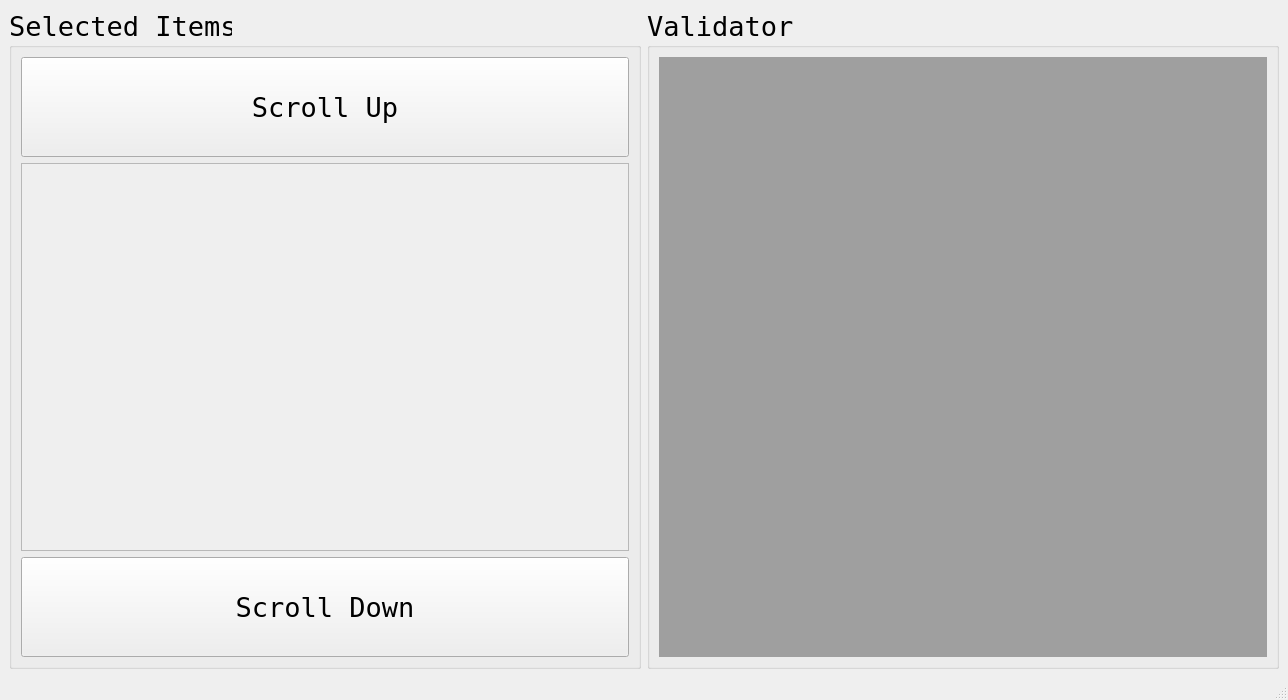
<?xml version="1.0" encoding="UTF-8"?>
<ui version="4.0">
 <class>ItemConfirmationDialog</class>
 <widget class="QMainWindow" name="ItemConfirmationDialog">
  <property name="geometry">
   <rect>
    <x>0</x>
    <y>0</y>
    <width>1288</width>
    <height>700</height>
   </rect>
  </property>
  <property name="windowTitle">
   <string>MainWindow</string>
  </property>
  <widget class="QWidget" name="centralwidget">
   <layout class="QHBoxLayout" name="horizontalLayout">
    <item>
     <widget class="QGroupBox" name="groupBox_2">
      <property name="minimumSize">
       <size>
        <width>400</width>
        <height>0</height>
       </size>
      </property>
      <property name="font">
       <font>
        <family>Terminal</family>
        <pointsize>20</pointsize>
       </font>
      </property>
      <property name="title">
       <string>Selected Items</string>
      </property>
      <layout class="QVBoxLayout" name="verticalLayout_2">
       <item>
        <widget class="QPushButton" name="scrollUp">
         <property name="minimumSize">
          <size>
           <width>0</width>
           <height>100</height>
          </size>
         </property>
         <property name="text">
          <string>Scroll Up</string>
         </property>
        </widget>
       </item>
       <item>
        <widget class="QScrollArea" name="scrollArea">
         <property name="widgetResizable">
          <bool>true</bool>
         </property>
         <widget class="QWidget" name="scrollAreaWidgetContents">
          <property name="geometry">
           <rect>
            <x>0</x>
            <y>0</y>
            <width>378</width>
            <height>383</height>
           </rect>
          </property>
          <layout class="QVBoxLayout" name="verticalLayout_4">
           <item>
            <layout class="QGridLayout" name="gridLayout"/>
           </item>
          </layout>
         </widget>
        </widget>
       </item>
       <item>
        <widget class="QPushButton" name="scrollDown">
         <property name="minimumSize">
          <size>
           <width>0</width>
           <height>100</height>
          </size>
         </property>
         <property name="text">
          <string>Scroll Down</string>
         </property>
        </widget>
       </item>
      </layout>
     </widget>
    </item>
    <item>
     <widget class="QGroupBox" name="groupBox">
      <property name="font">
       <font>
        <family>Terminal</family>
        <pointsize>20</pointsize>
       </font>
      </property>
      <property name="title">
       <string>Validator</string>
      </property>
      <layout class="QVBoxLayout" name="verticalLayout">
       <item>
        <widget class="QMdiArea" name="mdiArea"/>
       </item>
      </layout>
     </widget>
    </item>
   </layout>
  </widget>
  <widget class="QMenuBar" name="menubar">
   <property name="geometry">
    <rect>
     <x>0</x>
     <y>0</y>
     <width>1288</width>
     <height>21</height>
    </rect>
   </property>
  </widget>
  <widget class="QStatusBar" name="statusbar"/>
 </widget>
 <resources/>
 <connections/>
</ui>
